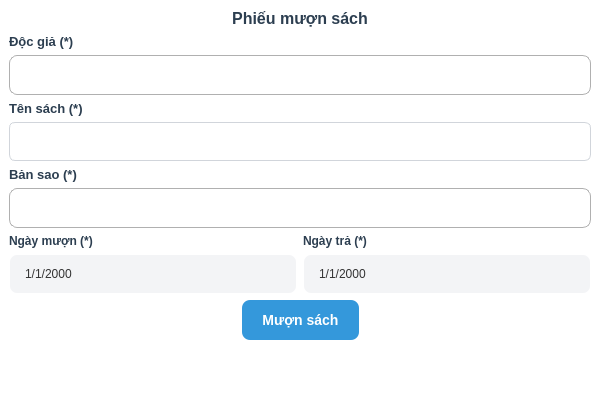
<?xml version="1.0" encoding="UTF-8"?>
<ui version="4.0">
 <class>muon_sach</class>
 <widget class="QMainWindow" name="muon_sach">
  <property name="geometry">
   <rect>
    <x>0</x>
    <y>0</y>
    <width>600</width>
    <height>413</height>
   </rect>
  </property>
  <property name="windowTitle">
   <string>MainWindow</string>
  </property>
  <property name="styleSheet">
   <string notr="true">/* 1. TỔNG QUAN: Font chữ và nền chính */
QWidget {
    background-color: #FFFFFF; /* Nền trắng tinh khôi */
    color: #2c3e50; /* Chữ màu xám đậm (không dùng đen xì) cho dịu mắt */
    font-family: &quot;Segoe UI&quot;, sans-serif;
}

/* Nền của cửa sổ chính có thể cho xám cực nhạt để làm nổi bật các ô nhập liệu */
QMainWindow {
    background-color: #f8f9fa; 
}

/* 2. Ô NHẬP LIỆU: Tròn trịa, sáng sủa */
QLineEdit, QSpinBox, QDateEdit, QComboBox {
    background-color: #FFFFFF;
    border: 1px solid #e0e0e0; /* Viền xám rất mờ */
    border-radius: 8px; /* Bo tròn nhiều hơn cho mềm mại */
    padding: 8px 12px; /* Khoảng cách chữ rộng rãi */
    selection-background-color: #3498db;
}

/* Khi bấm vào thì sáng lên màu xanh ngọc */
QLineEdit:focus, QSpinBox:focus, QDateEdit:focus, QComboBox:focus {
    border: 2px solid #5dade2; /* Màu xanh sáng */
    background-color: #fbfdff;
}

/* 3. NÚT BẤM: Tươi tắn */
QPushButton {
    background-color: #3498db; /* Xanh dương tươi (Bright Blue) */
    color: white;
    border: none;
    border-radius: 8px;
    padding: 10px 20px;
    font-weight: bold;
    font-size: 14px;
}

QPushButton:hover {
    background-color: #5dade2; /* Sáng hơn khi di chuột */
}

QPushButton:pressed {
    background-color: #2980b9; /* Tối hơn chút khi ấn */
    padding-top: 11px;
}

/* Nút phụ (ví dụ nút Hủy) cho màu xám nhạt */
QPushButton#btnCancel {
    background-color: #ecf0f1;
    color: #7f8c8d;
}
QPushButton#btnCancel:hover {
    background-color: #bdc3c7;
}

/* 4. BẢNG DỮ LIỆU (TABLE): Thoáng, không kẻ ô chằng chịt */
QTableWidget {
    background-color: #FFFFFF;
    border: 1px solid #ecf0f1;
    border-radius: 8px;
    gridline-color: transparent; /* Ẩn đường kẻ lưới dọc/ngang đi cho thoáng */
    selection-background-color: #ebf5fb; /* Màu nền khi chọn dòng (Xanh cực nhạt) */
    selection-color: #2980b9; /* Màu chữ khi chọn */
    outline: 0; /* Bỏ đường viền nét đứt khi chọn */
}

/* Tiêu đề bảng */
QHeaderView::section {
    background-color: #FFFFFF;
    color: #7f8c8d; /* Chữ tiêu đề màu xám */
    padding: 10px;
    border: none;
    border-bottom: 2px solid #ecf0f1; /* Chỉ kẻ gạch chân dưới tiêu đề */
    font-weight: bold;
    text-transform: uppercase; /* Chữ in hoa */
}

/* 5. GROUP BOX (Khung nhóm) */
QGroupBox {
    border: 1px solid #e0e0e0;
    border-radius: 8px;
    margin-top: 20px;
    font-weight: bold;
    color: #3498db; /* Tiêu đề group màu xanh */
}
QGroupBox::title {
    subcontrol-origin: margin;
    left: 10px;
    padding: 0 5px;
    background-color: #f8f9fa; /* Nền tiêu đề trùng nền cửa sổ */
}</string>
  </property>
  <widget class="QWidget" name="centralwidget">
   <layout class="QVBoxLayout" name="verticalLayout_2">
    <item>
     <layout class="QVBoxLayout" name="verticalLayout">
      <item>
       <widget class="QLabel" name="label">
        <property name="font">
         <font>
          <family>Segoe UI</family>
          <pointsize>12</pointsize>
          <bold>true</bold>
         </font>
        </property>
        <property name="text">
         <string>Phiếu mượn sách</string>
        </property>
        <property name="alignment">
         <set>Qt::AlignmentFlag::AlignCenter</set>
        </property>
       </widget>
      </item>
      <item>
       <widget class="QLabel" name="label_2">
        <property name="font">
         <font>
          <family>Segoe UI</family>
          <pointsize>10</pointsize>
          <bold>true</bold>
         </font>
        </property>
        <property name="text">
         <string>Độc giả (*)</string>
        </property>
       </widget>
      </item>
      <item>
       <widget class="QComboBox" name="doc_gia">
        <property name="minimumSize">
         <size>
          <width>0</width>
          <height>40</height>
         </size>
        </property>
        <property name="styleSheet">
         <string notr="true">
QComboBox {
    border: 1px solid #B0B0B0;
    border-radius: 8px;
    padding: 6px 12px;
    background-color: white;
    color: #333;
}
QComboBox:hover {
    border-color: rgb(69, 104, 173);
}

QComboBox:on {
    border-bottom-left-radius: 0px;
    border-bottom-right-radius: 0px;
}
QComboBox::drop-down {
    subcontrol-origin: padding;
    subcontrol-position: top right;
    width: 30px;
    
    border-left-width: 0px;
    border-top-right-radius: 8px;
    border-bottom-right-radius: 8px;
}
QComboBox::down-arrow {
    image: url(:/icons/icons_/down-chevron.png); 
    width: 16px;
    height: 16px;
}
QComboBox::down-arrow:on {
}

QComboBox QAbstractItemView {
    background-color: white;
    border: 1px solid #B0B0B0;
    border-radius: 8px;
    color: #333;
    border-top-width: 0px; 
    margin-top: -1px;
    padding-top: 4px;
    padding-bottom: 4px;
}
QComboBox QAbstractItemView::item {
    padding: 8px 12px;
    background-color: transparent;
}
QComboBox QAbstractItemView::item:hover {
    background-color: #f0f5ff;
    color: rgb(60, 91, 149);
}
QComboBox QAbstractItemView::item:selected, 
QComboBox QAbstractItemView::item:hover {
    background-color: #ebf1fa; /* Màu nền xanh pha xám rất nhạt */
    color: rgb(69, 104, 173);  /* Chữ màu xanh chủ đạo của app bạn */
    border-radius: 6px;        /* Bo góc item cho mềm mại */
    font-weight: bold;         /* Chữ đậm lên để nhấn mạnh */
    border: none;              /* Xóa viền nếu có */
}</string>
        </property>
        <property name="editable">
         <bool>true</bool>
        </property>
        <property name="insertPolicy">
         <enum>QComboBox::InsertPolicy::NoInsert</enum>
        </property>
       </widget>
      </item>
      <item>
       <widget class="QLabel" name="label_3">
        <property name="font">
         <font>
          <family>Segoe UI</family>
          <pointsize>10</pointsize>
          <bold>true</bold>
         </font>
        </property>
        <property name="text">
         <string>Tên sách (*)</string>
        </property>
       </widget>
      </item>
      <item>
       <widget class="QComboBox" name="ten_sach">
        <property name="minimumSize">
         <size>
          <width>0</width>
          <height>40</height>
         </size>
        </property>
        <property name="styleSheet">
         <string notr="true">
QComboBox {
    border: 1px solid #B0B0B0;
    border-radius: 8px;
    padding: 6px 12px;
    background-color: white;
    color: #333;
}
QComboBox:hover {
    border-color: rgb(69, 104, 173);
}

QComboBox:on {
    border-bottom-left-radius: 0px;
    border-bottom-right-radius: 0px;
}
QComboBox::drop-down {
    subcontrol-origin: padding;
    subcontrol-position: top right;
    width: 30px;
    
    border-left-width: 0px;
    border-top-right-radius: 8px;
    border-bottom-right-radius: 8px;
}
QComboBox::down-arrow {
    image: url(:/icons/icons_/down-chevron.png); 
    width: 16px;
    height: 16px;
}
QComboBox::down-arrow:on {
}

QComboBox QAbstractItemView {
    background-color: white;
    border: 1px solid #B0B0B0;
    border-radius: 8px;
    color: #333;
    border-top-width: 0px; 
    margin-top: -1px;
    padding-top: 4px;
    padding-bottom: 4px;
}
QComboBox QAbstractItemView::item {
    padding: 8px 12px;
    background-color: transparent;
}
QComboBox QAbstractItemView::item:hover {
    background-color: #f0f5ff;
    color: rgb(60, 91, 149);
}
QComboBox QAbstractItemView::item:selected, 
QComboBox QAbstractItemView::item:hover {
    background-color: #ebf1fa; /* Màu nền xanh pha xám rất nhạt */
    color: rgb(69, 104, 173);  /* Chữ màu xanh chủ đạo của app bạn */
    border-radius: 6px;        /* Bo góc item cho mềm mại */
    font-weight: bold;         /* Chữ đậm lên để nhấn mạnh */
    border: none;              /* Xóa viền nếu có */
}QComboBox {
    background-color: #FFFFFF;
    border: 1px solid #D1D5DB; /* Viền xám nhẹ */
    border-radius: 6px;
    padding: 6px 10px;
    min-height: 25px;
}

QComboBox:focus {
    border: 2px solid #2563EB; /* Viền xanh đậm khi focus */
}

/* Chỉnh thanh cuộn trong danh sách xổ xuống cho đẹp (Nếu danh sách dài) */
QComboBox QAbstractItemView QScrollBar:vertical {
    border: none;
    background: #F3F4F6;
    width: 8px;
    border-radius: 4px;
}
QComboBox QAbstractItemView QScrollBar::handle:vertical {
    background: #C1C1C1;
    border-radius: 4px;
}</string>
        </property>
        <property name="editable">
         <bool>true</bool>
        </property>
        <property name="insertPolicy">
         <enum>QComboBox::InsertPolicy::NoInsert</enum>
        </property>
       </widget>
      </item>
      <item>
       <widget class="QLabel" name="label_4">
        <property name="font">
         <font>
          <family>Segoe UI</family>
          <pointsize>10</pointsize>
          <bold>true</bold>
         </font>
        </property>
        <property name="text">
         <string>Bản sao (*)</string>
        </property>
       </widget>
      </item>
      <item>
       <widget class="QComboBox" name="ban_sao">
        <property name="minimumSize">
         <size>
          <width>0</width>
          <height>40</height>
         </size>
        </property>
        <property name="styleSheet">
         <string notr="true">
QComboBox {
    border: 1px solid #B0B0B0;
    border-radius: 8px;
    padding: 6px 12px;
    background-color: white;
    color: #333;
}
QComboBox:hover {
    border-color: rgb(69, 104, 173);
}

QComboBox:on {
    border-bottom-left-radius: 0px;
    border-bottom-right-radius: 0px;
}
QComboBox::drop-down {
    subcontrol-origin: padding;
    subcontrol-position: top right;
    width: 30px;
    
    border-left-width: 0px;
    border-top-right-radius: 8px;
    border-bottom-right-radius: 8px;
}
QComboBox::down-arrow {
    image: url(:/icons/icons_/down-chevron.png); 
    width: 16px;
    height: 16px;
}
QComboBox::down-arrow:on {
}

QComboBox QAbstractItemView {
    background-color: white;
    border: 1px solid #B0B0B0;
    border-radius: 8px;
    color: #333;
    border-top-width: 0px; 
    margin-top: -1px;
    padding-top: 4px;
    padding-bottom: 4px;
}
QComboBox QAbstractItemView::item {
    padding: 8px 12px;
    background-color: transparent;
}
QComboBox QAbstractItemView::item:hover {
    background-color: #f0f5ff;
    color: rgb(60, 91, 149);
}
QComboBox QAbstractItemView::item:selected, 
QComboBox QAbstractItemView::item:hover {
    background-color: #ebf1fa; /* Màu nền xanh pha xám rất nhạt */
    color: rgb(69, 104, 173);  /* Chữ màu xanh chủ đạo của app bạn */
    border-radius: 6px;        /* Bo góc item cho mềm mại */
    font-weight: bold;         /* Chữ đậm lên để nhấn mạnh */
    border: none;              /* Xóa viền nếu có */
}</string>
        </property>
        <property name="editable">
         <bool>true</bool>
        </property>
        <property name="insertPolicy">
         <enum>QComboBox::InsertPolicy::NoInsert</enum>
        </property>
       </widget>
      </item>
      <item>
       <layout class="QHBoxLayout" name="horizontalLayout_4">
        <item>
         <widget class="QLabel" name="label_5">
          <property name="font">
           <font>
            <family>Segoe UI</family>
            <bold>true</bold>
           </font>
          </property>
          <property name="text">
           <string>Ngày mượn (*)</string>
          </property>
         </widget>
        </item>
        <item>
         <widget class="QLabel" name="label_6">
          <property name="font">
           <font>
            <family>Segoe UI</family>
            <bold>true</bold>
           </font>
          </property>
          <property name="text">
           <string>Ngày trả (*)</string>
          </property>
         </widget>
        </item>
       </layout>
      </item>
      <item>
       <layout class="QHBoxLayout" name="horizontalLayout_2">
        <item>
         <widget class="QDateEdit" name="ngay_muon">
          <property name="minimumSize">
           <size>
            <width>0</width>
            <height>40</height>
           </size>
          </property>
          <property name="styleSheet">
           <string notr="true">/* --- PHẦN 1: Ô NHẬP LIỆU (Giống ComboBox) --- */
QDateEdit {
    border: 2px solid transparent;
    border-radius: 8px;
    padding: 6px 12px;
    background-color: #F3F4F6; /* Nền xám nhạt */
    color: #333;
    selection-background-color: rgb(69, 104, 173);
}

/* Khi di chuột vào */
QDateEdit:hover {
    background-color: #E5E7EB;
}

/* Khi đang nhập liệu (Focus) */
QDateEdit:focus {
    background-color: white;
    border: 2px solid rgb(69, 104, 173); /* Viền xanh */
}

/* Nút mũi tên xổ xuống */
QDateEdit::drop-down {
    subcontrol-origin: padding;
    subcontrol-position: top right;
    width: 30px;
    border-left-width: 0px;
    border-top-right-radius: 8px;
    border-bottom-right-radius: 8px;
}

/* Icon (Bạn có thể dùng icon lịch 'calendar.png' thay vì mũi tên cho đúng điệu) */
QDateEdit::down-arrow {
    image: url(:/icons/icons_/down-chevron.png); /* Hoặc file icon lịch của bạn */
    width: 16px;
    height: 16px;
}

/* --- PHẦN 2: LỊCH XỔ XUỐNG (QCalendarWidget) --- */

/* Khung tổng thể của lịch */
QCalendarWidget QWidget {
    alternate-background-color: #f9f9f9; 
    background-color: white;
    border-bottom-right-radius: 8px;
    border-bottom-left-radius: 8px;
}

/* Thanh điều hướng phía trên (Tháng/Năm) */
QCalendarWidget QToolButton {
    color: #333;
    background-color: transparent;
    border: none;
    font-weight: bold;
    icon-size: 20px; /* Chỉnh kích thước mũi tên trái phải của lịch */
}
QCalendarWidget QToolButton:hover {
    background-color: #F3F4F6;
    border-radius: 4px;
}

/* Menu chọn tháng năm khi bấm vào tiêu đề */
QCalendarWidget QMenu {
    background-color: white;
    border: 1px solid #ccc;
}

/* Bảng ngày tháng (Spin view) */
QCalendarWidget QAbstractItemView:enabled {
    font-size: 13px;
    color: #333;
    background-color: white;
    selection-background-color: rgb(69, 104, 173); /* Màu nền ngày được chọn */
    selection-color: white; /* Màu chữ ngày được chọn */
    outline: 0; /* Bỏ đường viền nét đứt xấu xí */
}

/* Ngày trong tuần (T2, T3, T4...) */
QCalendarWidget QAbstractItemView:disabled {
    color: #888; /* Màu chữ xám cho ngày không thuộc tháng hiện tại */
}</string>
          </property>
          <property name="displayFormat">
           <string>d/M/yyyy</string>
          </property>
          <property name="calendarPopup">
           <bool>true</bool>
          </property>
          <property name="timeSpec">
           <enum>Qt::TimeSpec::UTC</enum>
          </property>
         </widget>
        </item>
        <item>
         <widget class="QDateEdit" name="ngay_tra">
          <property name="minimumSize">
           <size>
            <width>0</width>
            <height>40</height>
           </size>
          </property>
          <property name="styleSheet">
           <string notr="true">/* --- PHẦN 1: Ô NHẬP LIỆU (Giống ComboBox) --- */
QDateEdit {
    border: 2px solid transparent;
    border-radius: 8px;
    padding: 6px 12px;
    background-color: #F3F4F6; /* Nền xám nhạt */
    color: #333;
    selection-background-color: rgb(69, 104, 173);
}

/* Khi di chuột vào */
QDateEdit:hover {
    background-color: #E5E7EB;
}

/* Khi đang nhập liệu (Focus) */
QDateEdit:focus {
    background-color: white;
    border: 2px solid rgb(69, 104, 173); /* Viền xanh */
}

/* Nút mũi tên xổ xuống */
QDateEdit::drop-down {
    subcontrol-origin: padding;
    subcontrol-position: top right;
    width: 30px;
    border-left-width: 0px;
    border-top-right-radius: 8px;
    border-bottom-right-radius: 8px;
}

/* Icon (Bạn có thể dùng icon lịch 'calendar.png' thay vì mũi tên cho đúng điệu) */
QDateEdit::down-arrow {
    image: url(:/icons/icons_/down-chevron.png); /* Hoặc file icon lịch của bạn */
    width: 16px;
    height: 16px;
}

/* --- PHẦN 2: LỊCH XỔ XUỐNG (QCalendarWidget) --- */

/* Khung tổng thể của lịch */
QCalendarWidget QWidget {
    alternate-background-color: #f9f9f9; 
    background-color: white;
    border-bottom-right-radius: 8px;
    border-bottom-left-radius: 8px;
}

/* Thanh điều hướng phía trên (Tháng/Năm) */
QCalendarWidget QToolButton {
    color: #333;
    background-color: transparent;
    border: none;
    font-weight: bold;
    icon-size: 20px; /* Chỉnh kích thước mũi tên trái phải của lịch */
}
QCalendarWidget QToolButton:hover {
    background-color: #F3F4F6;
    border-radius: 4px;
}

/* Menu chọn tháng năm khi bấm vào tiêu đề */
QCalendarWidget QMenu {
    background-color: white;
    border: 1px solid #ccc;
}

/* Bảng ngày tháng (Spin view) */
QCalendarWidget QAbstractItemView:enabled {
    font-size: 13px;
    color: #333;
    background-color: white;
    selection-background-color: rgb(69, 104, 173); /* Màu nền ngày được chọn */
    selection-color: white; /* Màu chữ ngày được chọn */
    outline: 0; /* Bỏ đường viền nét đứt xấu xí */
}

/* Ngày trong tuần (T2, T3, T4...) */
QCalendarWidget QAbstractItemView:disabled {
    color: #888; /* Màu chữ xám cho ngày không thuộc tháng hiện tại */
}</string>
          </property>
          <property name="currentSection">
           <enum>QDateTimeEdit::Section::DaySection</enum>
          </property>
          <property name="displayFormat">
           <string>d/M/yyyy</string>
          </property>
          <property name="calendarPopup">
           <bool>true</bool>
          </property>
         </widget>
        </item>
       </layout>
      </item>
      <item>
       <layout class="QHBoxLayout" name="horizontalLayout_3">
        <item>
         <spacer name="horizontalSpacer">
          <property name="orientation">
           <enum>Qt::Orientation::Horizontal</enum>
          </property>
          <property name="sizeHint" stdset="0">
           <size>
            <width>40</width>
            <height>20</height>
           </size>
          </property>
         </spacer>
        </item>
        <item>
         <widget class="QPushButton" name="muon_sach_button">
          <property name="minimumSize">
           <size>
            <width>0</width>
            <height>40</height>
           </size>
          </property>
          <property name="text">
           <string>Mượn sách</string>
          </property>
         </widget>
        </item>
        <item>
         <spacer name="horizontalSpacer_2">
          <property name="orientation">
           <enum>Qt::Orientation::Horizontal</enum>
          </property>
          <property name="sizeHint" stdset="0">
           <size>
            <width>40</width>
            <height>20</height>
           </size>
          </property>
         </spacer>
        </item>
       </layout>
      </item>
      <item>
       <spacer name="verticalSpacer">
        <property name="orientation">
         <enum>Qt::Orientation::Vertical</enum>
        </property>
        <property name="sizeHint" stdset="0">
         <size>
          <width>20</width>
          <height>40</height>
         </size>
        </property>
       </spacer>
      </item>
     </layout>
    </item>
   </layout>
  </widget>
 </widget>
 <resources/>
 <connections/>
</ui>
